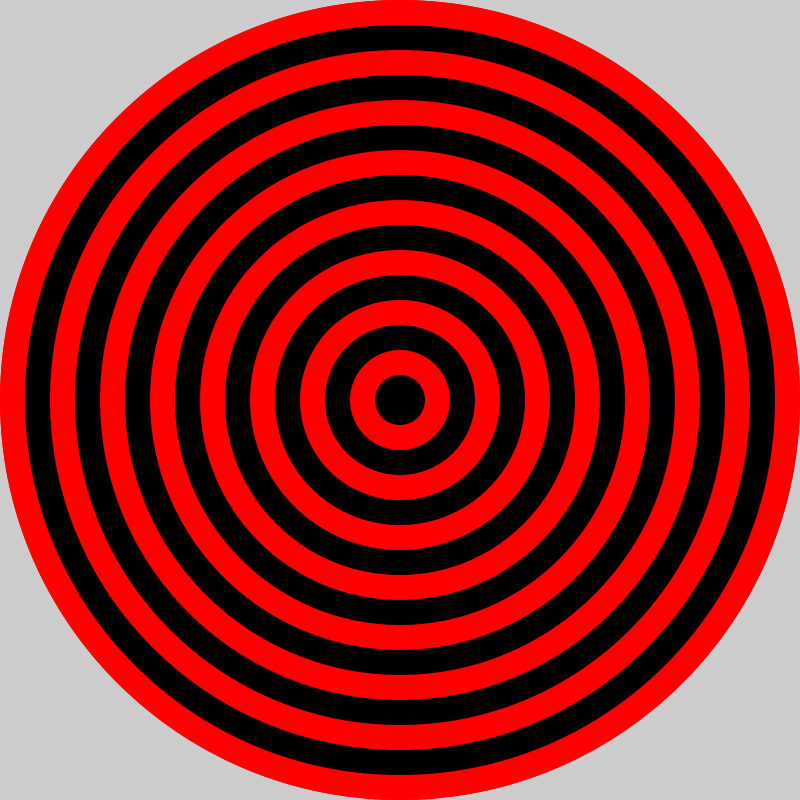
Frame 1 (no input)
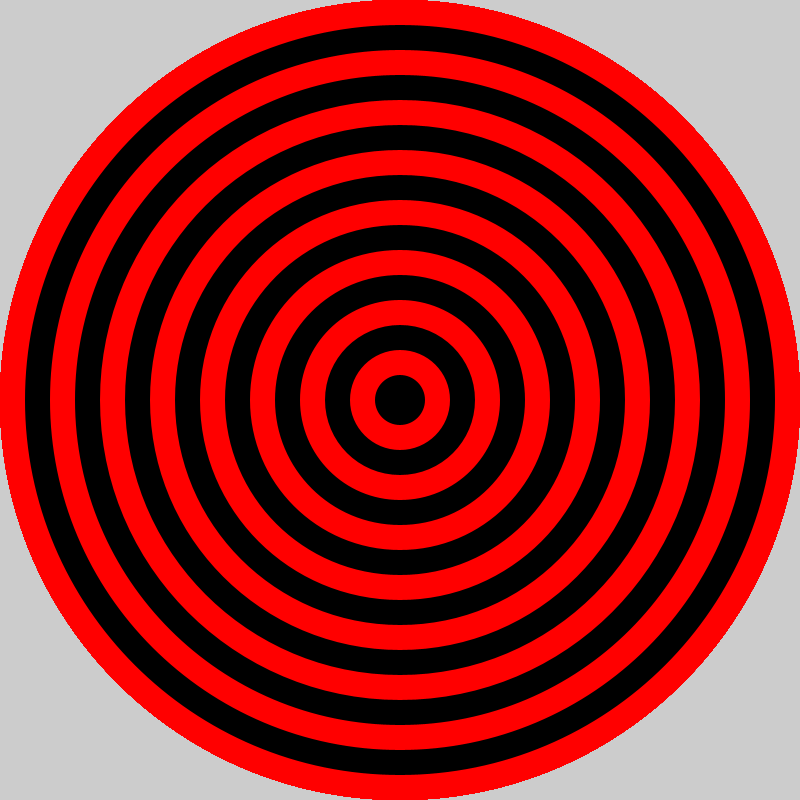
Frame 60 (the mouse pressed at the canvas centre just before this capture)
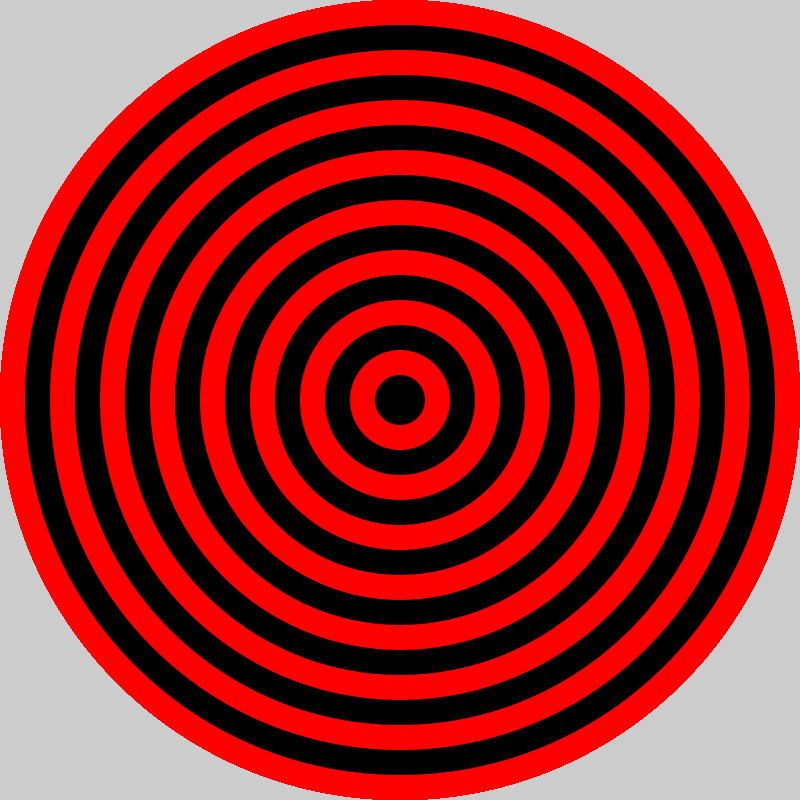
Frame 120 (the mouse held since frame 60 and released just before this capture)

The Processing sketch that drew these frames (run headless with seeded random() and noise(); from frame 60 on, the mouse is pressed at the canvas centre):

// Processing sketch: bullseye
// ── bullseye.pde

void setup() {
 
  // set the size of your sketch
  size(800,800);
}

void draw() {
  int col0r=0;
  noStroke();
  //Starting with the largest ellipse, use a for loop to draw a bullseye with ellipses.
  fill(255,0,0);
  ellipse(400,400,800,800);
  for(int size = 800; size>0; size-=50) {
    col0r = 0;
    if (size %100==0) {
      col0r =255;
  }
  fill(col0r,0,0);
  ellipse(400,400,size,size);
  //Use an if statement and remainder to alternate the color of your rings.
  
  
  }
}
